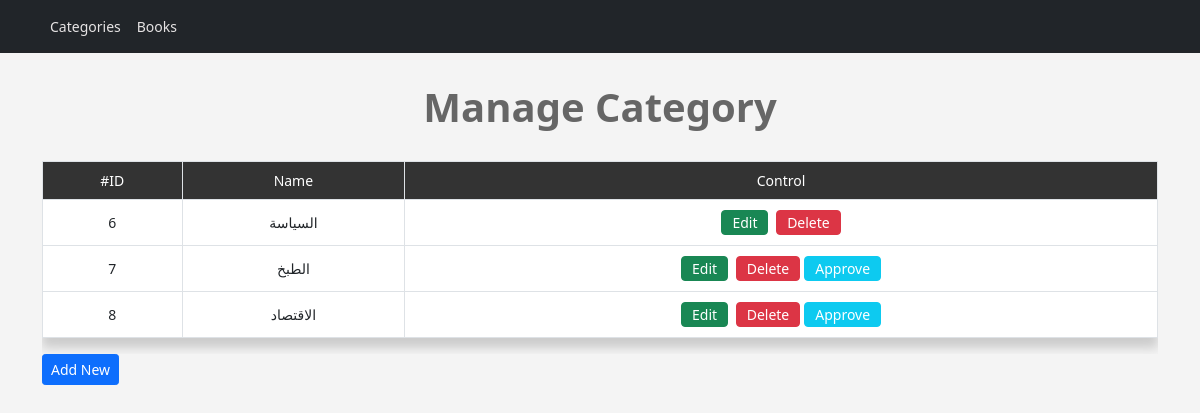
Screenshot of /dashboard/categories.php with the database file from the repository.
### tables this page shows
CREATE TABLE `categories` (
  `ID` int(11) NOT NULL,
  `Name` varchar(255) NOT NULL,
  `Approve` int(11) NOT NULL DEFAULT 0
);

### dashboard/database.php (called while the page is built, shortened)
<?php
class Database{
    public $host = "localhost";
    public $user = "root";
    public $password = "";
    public $dbName = "products2";
    public $db;
    public function dbConnection(){
        $this->db = new MySqli($this->host, $this->user, $this->password, $this->dbName);
    }
    public function getAllTable($field, $allTable, $where = NULL, $and = NULL, $orderField, $ordering = 'DESC', $limit = NULL){
        $getAll = "SELECT $field FROM $allTable $where $and ORDER BY $orderField $ordering $limit";
        $result = $this->db->query($getAll);
        return $result;
    }
}
?>

### dashboard/categories.php (the view, shortened to what this page needs)
<?php
    include 'init.php';
    include 'database.php';
    $db = new Database();
    $do = isset($_GET['do']) ? $do = $_GET['do'] : 'Manage';
    if($do == 'Manage'){
        $rows = $db->getAllTable("*", "categories", "", '', "ID", "");
    ?>
        <h1 class="text-center">Manage Category</h1>
        <div class="container">
            <div class="table-responsive">
                <table class="main-table manage-members text-center table table-bordered">
                    <tr>
                        <td>#ID</td>
                        <td>Name</td>
                        <td>Control</td>
                    </tr>
                    <?php
                        while($row =  mysqli_fetch_assoc($rows)){
                            echo "<tr>" .
                                    "<td>" . $row['ID'] .
                                    "</td><td>" . $row['Name'] .
                                    "</td><td>
                                    <a href='categories.php?do=Edit&id=" . $row['ID'] . "'
                                        class='btn btn-success'>
                                        <i class='fa fa-edit'></i> Edit</a>
                                    <a href='categories.php?do=Delete&id=" . $row['ID'] . "'
                                        class='btn btn-danger confirm'>
                                        <i class='fa fa-close'></i> Delete</a>";
                                        if($row['Approve'] == 0){
                                            echo "<a href='categories.php?do=Activate&id=" . $row['ID'] . "'
                                                    class='btn btn-info activate'>
                                                    <i class='fa fa-check'></i> Approve</a>";
                                        }
                            echo "</td></tr>";
                        }
                    ?>
                </table>
            </div>
            <a href="categories.php?do=Add" class="btn btn-sm btn-primary"><i class="fa fa-plus"></i> Add New</a>
        </div>
<?php }else{
        $TheMsg = '<div class="alert alert-danger">This ID Is Not Exist</div>';
        redirectHome($TheMsg);
    }
    include $tepl . 'footer.php';
?>

### dashboard/layout/css/control.css (style rules this page uses)
body { background-color: #F4F4F4; font-size: 14px; }
a { text-decoration: none; }
h1 { margin: 30px 0px; font-weight: bold; color: #00000094; }
.main-table { box-shadow: 0px 10px 10px #CCC; }
.main-table td { background-color: #FFF; vertical-align: middle; }
.main-table tr:first-child td { background-color: #333; color: #FFF; }
.main-table .btn { padding: 1px 10px; font-size: 1em; margin: 2px; }
.activate { color: #FFF; margin-left: 5px; }

### rows the page displays
categories: ID "6", Name "السياسة"
categories: ID "7", Name "الطبخ"
categories: ID "8", Name "الاقتصاد"
